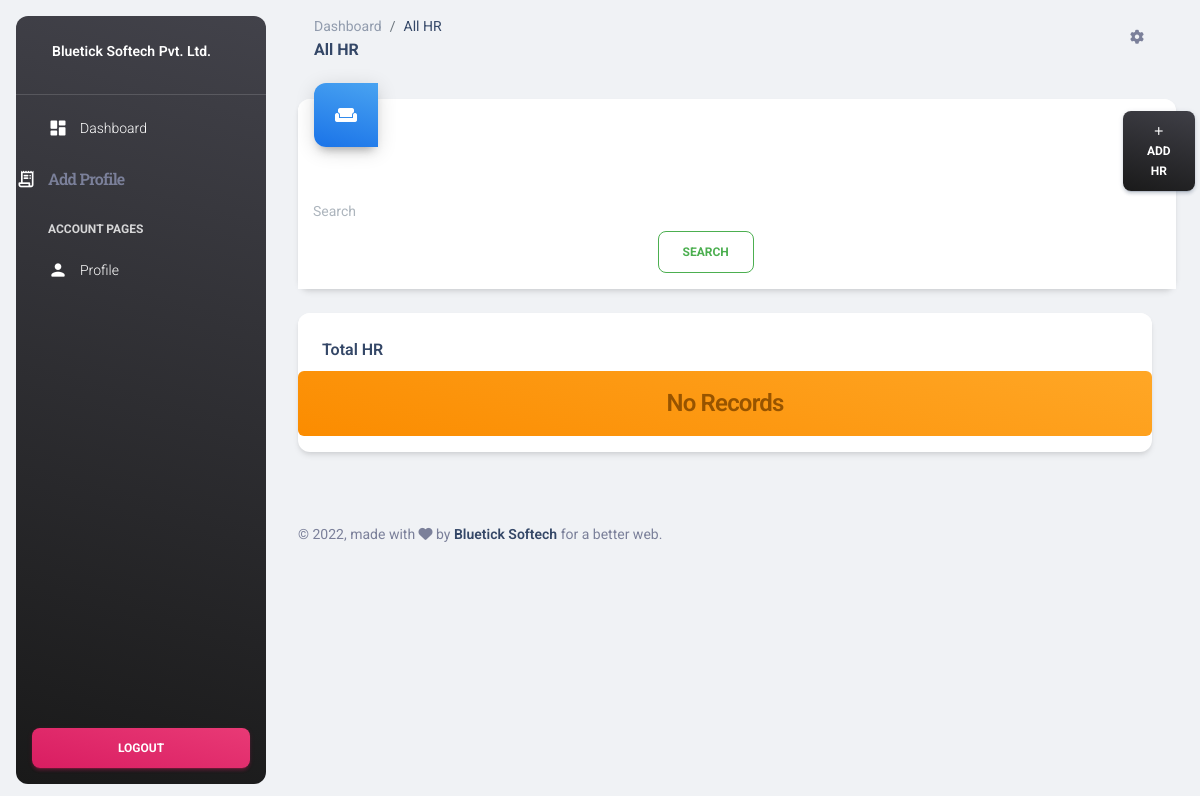
/addhr/, run on an earlier commit of the app's database.
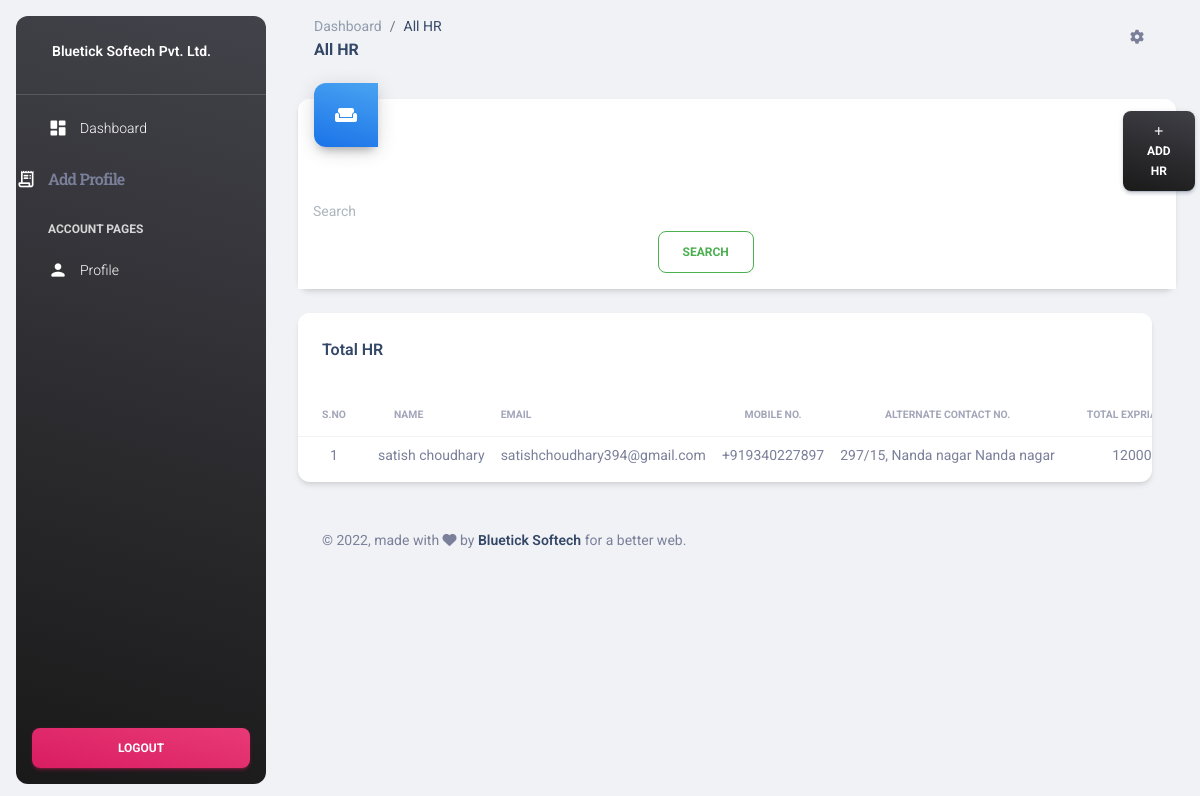
And on a later commit of the database.
### hrm/models.py (models this page shows)
class AddHr(models.Model):
    sname = models.CharField(max_length=100,blank=True, null=True, validators=[alphanumeric])
    semail = models.EmailField(max_length=100)
    smobile = models.CharField(max_length=10)
    saddress= models.CharField(max_length=255)
    Alternate_Contact_NO = models.IntegerField()
    Expriance = models.CharField(max_length=100)
    Privies_salary = models.FloatField()

### hrm/views.py (the view)
# urls.py: path('addhr/', views.addhr, name='addhr'),
def addhr(request):
        if request.method == "POST":
            stu_name= request.POST.get("Name")
            stu_email= request.POST.get("Email")
            stu_mobile= request.POST.get("Mobile")
            stu_address= request.POST.get("Address")
            Alternate_Contact_NO= request.POST.get("qty")
            Expriance= request.POST.get("cost")
            Privies_salary= request.POST.get("DueAmount")
            if AddHr.objects.filter(semail=stu_email).exists():
                messages.error(request, "Email id already exists")
                return redirect('addhr')
            elif AddHr.objects.filter(smobile=stu_mobile).exists():
                messages.error(request, "Mobile Number already exists")
                return redirect('addhr')
            else:
                AddHr.objects.create( sname=stu_name,
                                            semail=stu_email,
                                            smobile=stu_mobile,
                                            saddress=stu_address,
                                            Alternate_Contact_NO=Alternate_Contact_NO,
                                            Expriance=Expriance,
                                            Privies_salary=Privies_salary,
                                            )
                messages.success(request, "HR Added Successfully!!")
                stu=AddHr.objects.all()
                return render(request, 'hrm/hr.html', {'stu':stu,
                                                                 })
        else:
            stu=AddHr.objects.all()
            return render(request, 'hrm/hr.html', {'stu':stu})

### hrm/templates/hrm/hr.html (shortened to what the changed rows need)
<!DOCTYPE html>
<html lang="en">
{% load static %}
<head>
  <link href="https://cdn.jsdelivr.net/npm/bootstrap@5.2.1/dist/css/bootstrap.min.css" rel="stylesheet">
    <link href="{% static 'hrm/css/nucleo-icons.css' %}" rel="stylesheet" />
    <link href="{% static 'hrm/css/nucleo-svg.css' %}" rel="stylesheet" />
    <link id="pagestyle" href="{% static 'hrm/css/material-dashboard.css' %}" rel="stylesheet" />
</head>
<body class="g-sidenav-show  bg-gray-200">
  <aside
    class="sidenav navbar navbar-vertical navbar-expand-xs border-0 border-radius-xl my-3 fixed-start ms-3   bg-gradient-dark"
    id="sidenav-main">
    <div class="collapse navbar-collapse  w-auto  max-height-vh-100" id="sidenav-collapse-main">
      <ul class="navbar-nav">
<div class="accordion accordion-flush" id="accordionFlushExample">
  <div class="accordion-item">
    <h2 class="accordion-header" id="flush-headingOne">
      <li class=" nav-item accordion-button collapsed" type="button" data-bs-toggle="collapse" data-bs-target="#flush-collapseOne" aria-expanded="false" aria-controls="flush-collapseOne">
          <div class="text-white text-center me-2 d-flex align-items-center justify-content-center">
            <i class="material-icons opacity-10">receipt_long</i>
          </div>
          <span class="nav-link-text ms-1">Add Profile</span>
      </li>
    </h2>
  </div>
</div>
      </ul>
    </div>
  </aside>
  <main class="main-content position-relative max-height-vh-100 h-100 border-radius-lg ">
    <div class="container-fluid py-4">
      <div class="row">
      <div class="row mt-4 mb-4">
        <div class="col-lg-12 col-md-6 mb-md-0 mb-4">
          <div class="card">
            <div class="card-header pb-0">
              <div class="row">
              </div>
            </div>
            {% if stu %}
            <div class="card-body px-0 pb-2">
              <div class="table-responsive">
                <table class="table align-items-center mb-0">
                  <thead>
                    <tr>
                      <th class="text-uppercase text-secondary text-xxs font-weight-bolder opacity-7">S.no</th>
                      <th class="text-uppercase text-secondary text-xxs font-weight-bolder opacity-7">Name</th>
                      <th class="text-uppercase text-secondary text-xxs font-weight-bolder opacity-7 ps-2">Email</th>
                      <th class="text-center text-uppercase text-secondary text-xxs font-weight-bolder opacity-7">Mobile
                        No.</th>
                        <th class="text-center text-uppercase text-secondary text-xxs font-weight-bolder opacity-7">
                          Alternate Contact NO.</th>
                          <th class="text-center text-uppercase text-secondary text-xxs font-weight-bolder opacity-7">
                            Total Expriance</th>
                    </tr>
                  </thead>
                  <tbody>
                    {% for st in stu %}
                    <tr>
                      <td class="align-middle text-center text-sm">{{st.id}}</td>
                      <td class="align-middle text-sm">{{st.sname}}</td>
                      <td class="align-middle text-sm">{{st.semail}}</td>
                      <td class="align-middle text-center text-sm">{{st.smobile}}</td>
                      <td class="text-center text-sm">{{st.saddress}}</td>
                      <td class="text-center text-sm">{{st.Alternate_Contact_NO}}</td>
                    </tr>
                    {% endfor %}
                  </tbody>
                </table>
                {% else %}
                <h4 class="text-center alert alert-warning">No Records</h4>
                {% endif %}
              </div>
            </div>
          </div>
        </div>
      </div>
    </div>
  </main>
</body>
</html>

What changed in the data, as far as the page shows it:
added AddHr: id "1", sname "satish choudhary", semail "satishchoudhary394@gmail.com", smobile "+919340227897", saddress "297/15, Nanda nagar Nanda nagar", Alternate_Contact_NO "12000"
Also different on the page:
text no longer shown: "No Records"
text now shown: "S.NO NAME EMAIL MOBILE NO. ALTERNATE CONTACT NO. TOTAL…"
